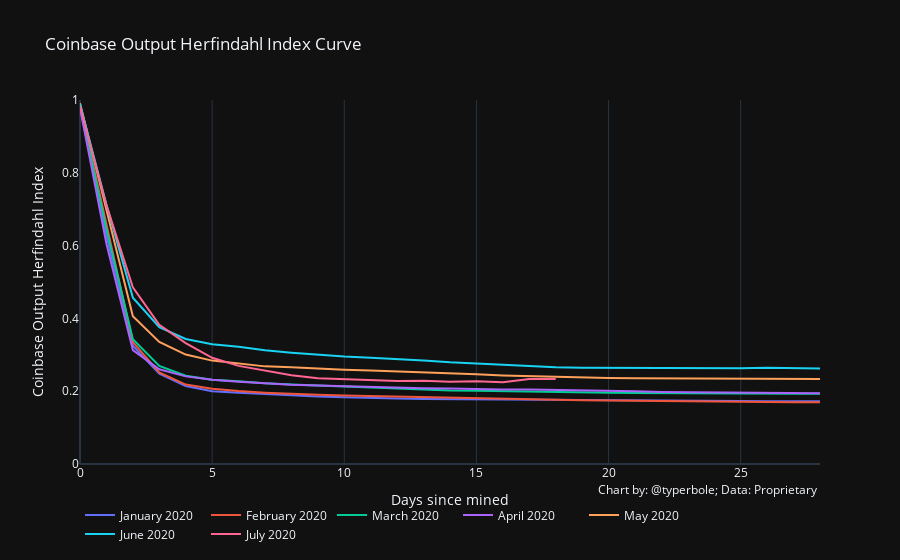

The code cell stored with this chart in its notebook:
### Code cell
chart_utils.miner_herf_chart(
    curves.loc[curves['date'] >= '2020-01-01'].reset_index(drop=True),
    y1_series_title='Coinbase Output Herfindahl Index',
    y1_series_axis_type='linear',#'log',
    y1_series_axis_range=[0, 1],#[-1,0],
#     y1_series_axis_format='{:0.1f}',
    title='Coinbase Output Herfindahl Index Curve',
    x_axis_title='Days since mined',
    data_source="Proprietary"
)

### Figure 1 — Plotly figure (JSON) as saved in the notebook; plotly's stock layout.template omitted (floating-point values rounded to 4 significant figures)
{"data": [{"name": "January 2020", "type": "scatter", "x": [0, 1, 2, 3, 4, 5, 6, 7, 8, 9, 10, 11, 12, 13, 14, 15, 16, 17, 18, 19, 20, 21, 22, 23, 24, 25, 26, 27, 28], "xaxis": "x", "y": [0.9818, 0.6269, 0.3251, 0.2482, 0.2145, 0.2001, 0.1958, 0.192, 0.1886, 0.1856, 0.1833, 0.181, 0.1796, 0.1783, 0.1777, 0.1773, 0.1767, 0.176, 0.1756, 0.1751, 0.1748, 0.1745, 0.1744, 0.1737, 0.1735, 0.173, 0.1727, 0.1724, 0.1721], "yaxis": "y"}, {"name": "February 2020", "type": "scatter", "x": [0, 1, 2, 3, 4, 5, 6, 7, 8, 9, 10, 11, 12, 13, 14, 15, 16, 17, 18, 19, 20, 21, 22, 23, 24, 25, 26, 27, 28], "xaxis": "x", "y": [0.9833, 0.6565, 0.3348, 0.2517, 0.2182, 0.2068, 0.2003, 0.196, 0.1925, 0.1902, 0.1879, 0.1865, 0.184, 0.1819, 0.1804, 0.1793, 0.178, 0.1765, 0.1759, 0.1752, 0.1744, 0.1734, 0.1727, 0.1716, 0.171, 0.1707, 0.1702, 0.1699, 0.1697], "yaxis": "y"}, {"name": "March 2020", "type": "scatter", "x": [0, 1, 2, 3, 4, 5, 6, 7, 8, 9, 10, 11, 12, 13, 14, 15, 16, 17, 18, 19, 20, 21, 22, 23, 24, 25, 26, 27, 28], "xaxis": "x", "y": [0.9838, 0.6448, 0.3428, 0.2696, 0.2427, 0.2314, 0.2275, 0.2217, 0.2186, 0.2152, 0.213, 0.2101, 0.2076, 0.2043, 0.202, 0.2014, 0.1999, 0.1987, 0.1975, 0.1962, 0.1957, 0.195, 0.1945, 0.1941, 0.1939, 0.1934, 0.1932, 0.1931, 0.1929], "yaxis": "y"}, {"name": "April 2020", "type": "scatter", "x": [0, 1, 2, 3, 4, 5, 6, 7, 8, 9, 10, 11, 12, 13, 14, 15, 16, 17, 18, 19, 20, 21, 22, 23, 24, 25, 26, 27, 28], "xaxis": "x", "y": [0.9778, 0.6051, 0.3131, 0.2604, 0.2407, 0.2315, 0.226, 0.2213, 0.2177, 0.2153, 0.213, 0.2116, 0.2094, 0.2082, 0.2074, 0.2056, 0.2048, 0.2044, 0.2037, 0.2025, 0.2019, 0.1998, 0.1978, 0.1976, 0.1968, 0.1958, 0.1954, 0.1949, 0.1942], "yaxis": "y"}, {"name": "May 2020", "type": "scatter", "x": [0, 1, 2, 3, 4, 5, 6, 7, 8, 9, 10, 11, 12, 13, 14, 15, 16, 17, 18, 19, 20, 21, 22, 23, 24, 25, 26, 27, 28], "xaxis": "x", "y": [0.9908, 0.7023, 0.4061, 0.3355, 0.3007, 0.284, 0.2754, 0.2682, 0.2655, 0.2613, 0.2588, 0.2567, 0.2546, 0.2518, 0.2486, 0.2463, 0.2432, 0.2409, 0.2387, 0.2372, 0.2362, 0.2357, 0.2351, 0.2348, 0.2344, 0.2342, 0.2334, 0.2333, 0.2333], "yaxis": "y"}, {"name": "June 2020", "type": "scatter", "x": [0, 1, 2, 3, 4, 5, 6, 7, 8, 9, 10, 11, 12, 13, 14, 15, 16, 17, 18, 19, 20, 21, 22, 23, 24, 25, 26, 27, 28], "xaxis": "x", "y": [0.9886, 0.7129, 0.457, 0.3762, 0.3434, 0.3291, 0.322, 0.3124, 0.3057, 0.3, 0.2953, 0.292, 0.2891, 0.2847, 0.2794, 0.2757, 0.2726, 0.2699, 0.2661, 0.2644, 0.2641, 0.2639, 0.2637, 0.2636, 0.2632, 0.263, 0.2641, 0.2637, 0.2625], "yaxis": "y"}, {"name": "July 2020", "type": "scatter", "x": [0, 1, 2, 3, 4, 5, 6, 7, 8, 9, 10, 11, 12, 13, 14, 15, 16, 17, 18, 19, 20, 21, 22, 23, 24], "xaxis": "x", "y": [0.983, 0.7111, 0.4856, 0.3827, 0.3323, 0.2918, 0.2696, 0.2559, 0.2441, 0.2353, 0.2332, 0.2305, 0.2282, 0.2291, 0.2262, 0.227, 0.2244, 0.2333, 0.2334, null, null, null, null, null, null], "yaxis": "y"}], "layout": {"annotations": [{"showarrow": false, "text": "Chart by: @typerbole; Data: Proprietary", "x": 1, "xanchor": "right", "xref": "paper", "xshift": 0, "y": -0.1, "yanchor": "auto", "yref": "paper", "yshift": 0}], "legend": {"orientation": "h"}, "showlegend": true, "title": {"text": "Coinbase Output Herfindahl Index Curve"}, "xaxis": {"anchor": "y", "domain": [0, 1], "title": {"text": "Days since mined"}}, "yaxis": {"anchor": "x", "domain": [0, 1], "range": [0, 1], "showgrid": false, "title": {"text": "Coinbase Output Herfindahl Index"}, "type": "linear"}}}
